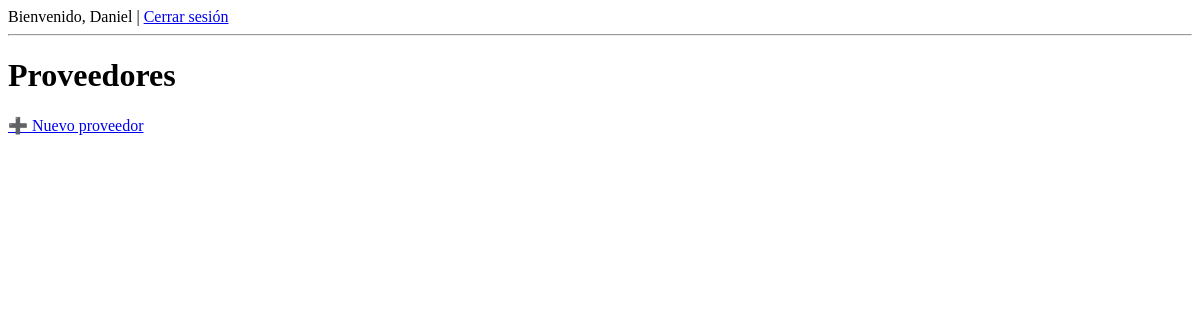
The app's page /proveedores (signed in), older data.
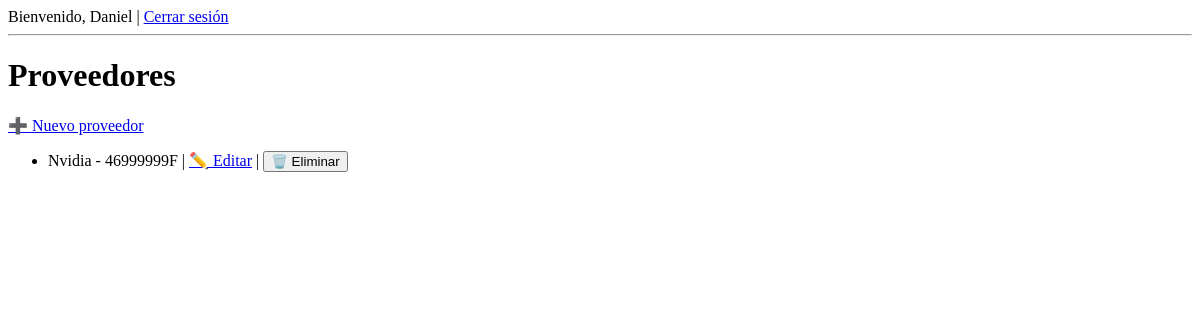
The same page, newer data.
### app/models.py (models this page shows, shortened)
class Usuario(UserMixin, db.Model):
    id = db.Column(db.Integer, primary_key=True)
    nombre = db.Column(db.String(150), nullable=False)
    email = db.Column(db.String(150), unique=True, nullable=False)
    password = db.Column(db.String(256), nullable=False)
    rol = db.Column(db.String(50), nullable=False, default='cliente')

class Proveedor(db.Model):
    id = db.Column(db.Integer, primary_key=True)
    nombre_empresa = db.Column(db.String(150), nullable=False)
    cif = db.Column(db.String(20), unique=True, nullable=False)
    telefono = db.Column(db.String(20))
    direccion = db.Column(db.String(200))
    email = db.Column(db.String(150))
    descuento = db.Column(db.Float, default=0.0)
    iva = db.Column(db.Float, default=21.0)
    precio_base = db.Column(db.Float)

### app/routes.py (the view)
@main.route('/proveedores')
@login_required
def listar_proveedores():
    proveedores = Proveedor.query.all()
    return render_template('proveedores/listar.html', proveedores=proveedores)

### app/routes.py (called while the page is built)
@login_manager.user_loader
def load_user(user_id):
    return Usuario.query.get(int(user_id))

### app/templates/proveedores/listar.html (shortened to what this page needs)
{% extends 'base.html' %}
{% block content %}
<h1>Proveedores</h1>
<a href="{{ url_for('main.crear_proveedor') }}">➕ Nuevo proveedor</a>
<ul>
  {% for p in proveedores %}
    <li>
      {{ p.nombre_empresa }} - {{ p.cif }}
      | <a href="{{ url_for('main.editar_proveedor', id=p.id) }}">✏️ Editar</a>
      | <form method="POST" action="{{ url_for('main.eliminar_proveedor', id=p.id) }}" style="display:inline;">
          <button type="submit" onclick="return confirm('¿Seguro que quieres eliminar este proveedor?');">🗑️ Eliminar</button>
        </form>
    </li>
  {% endfor %}
</ul>
{% endblock %}

### app/templates/base.html (shortened to what this page needs)
<!DOCTYPE html>
<html lang="es">
<head>
</head>
<body>
    <nav>
        {% if current_user.is_authenticated %}
            Bienvenido, {{ current_user.nombre }} |
            <a href="{{ url_for('main.logout') }}">Cerrar sesión</a>
        {% else %}
            <a href="{{ url_for('main.login') }}">Login</a> |
            <a href="{{ url_for('main.register') }}">Registro</a>
        {% endif %}
    </nav>
    <hr>
    {% block content %}{% endblock %}
</body>
</html>

Row changes from the older to the newer data that the page shows:
added Proveedor: nombre_empresa "Nvidia", cif "46999999F"
